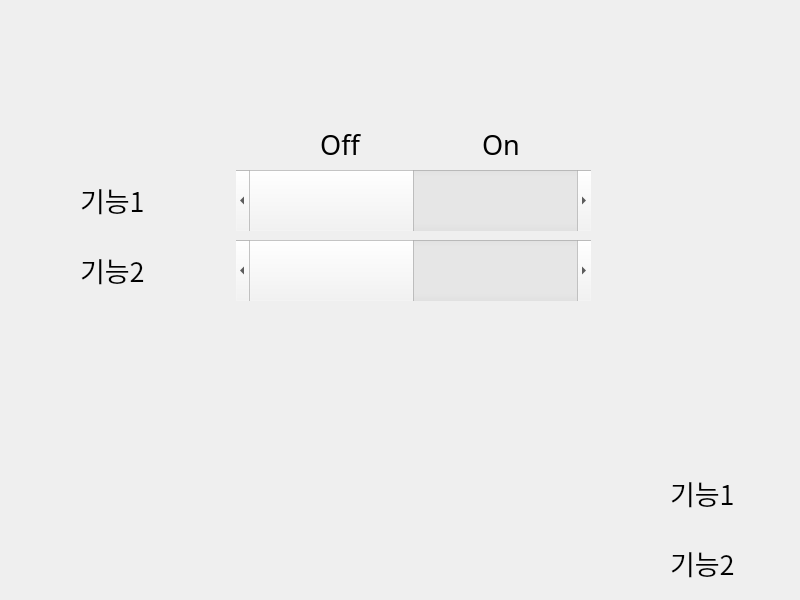
<?xml version="1.0" encoding="UTF-8"?>
<ui version="4.0">
 <class>setting</class>
 <widget class="QWidget" name="setting">
  <property name="geometry">
   <rect>
    <x>0</x>
    <y>0</y>
    <width>800</width>
    <height>600</height>
   </rect>
  </property>
  <property name="windowTitle">
   <string>setting</string>
  </property>
  <widget class="QWidget" name="layoutWidget">
   <property name="geometry">
    <rect>
     <x>80</x>
     <y>240</y>
     <width>511</width>
     <height>61</height>
    </rect>
   </property>
   <layout class="QHBoxLayout" name="horizontalLayout_2">
    <item>
     <widget class="QLabel" name="label2">
      <property name="maximumSize">
       <size>
        <width>150</width>
        <height>50</height>
       </size>
      </property>
      <property name="font">
       <font>
        <family>HY헤드라인M</family>
        <pointsize>20</pointsize>
       </font>
      </property>
      <property name="text">
       <string>기능2</string>
      </property>
     </widget>
    </item>
    <item>
     <widget class="QScrollBar" name="onoff2">
      <property name="sizePolicy">
       <sizepolicy hsizetype="Maximum" vsizetype="Maximum">
        <horstretch>0</horstretch>
        <verstretch>0</verstretch>
       </sizepolicy>
      </property>
      <property name="maximumSize">
       <size>
        <width>500</width>
        <height>100</height>
       </size>
      </property>
      <property name="contextMenuPolicy">
       <enum>Qt::NoContextMenu</enum>
      </property>
      <property name="layoutDirection">
       <enum>Qt::LeftToRight</enum>
      </property>
      <property name="maximum">
       <number>1</number>
      </property>
      <property name="pageStep">
       <number>1</number>
      </property>
      <property name="tracking">
       <bool>true</bool>
      </property>
      <property name="orientation">
       <enum>Qt::Horizontal</enum>
      </property>
      <property name="invertedControls">
       <bool>true</bool>
      </property>
     </widget>
    </item>
   </layout>
  </widget>
  <widget class="QWidget" name="layoutWidget">
   <property name="geometry">
    <rect>
     <x>80</x>
     <y>170</y>
     <width>511</width>
     <height>61</height>
    </rect>
   </property>
   <layout class="QHBoxLayout" name="horizontalLayout">
    <item>
     <widget class="QLabel" name="label1">
      <property name="maximumSize">
       <size>
        <width>150</width>
        <height>50</height>
       </size>
      </property>
      <property name="font">
       <font>
        <family>HY헤드라인M</family>
        <pointsize>20</pointsize>
       </font>
      </property>
      <property name="text">
       <string>기능1</string>
      </property>
     </widget>
    </item>
    <item>
     <widget class="QScrollBar" name="onoff1">
      <property name="sizePolicy">
       <sizepolicy hsizetype="Maximum" vsizetype="Maximum">
        <horstretch>0</horstretch>
        <verstretch>0</verstretch>
       </sizepolicy>
      </property>
      <property name="maximumSize">
       <size>
        <width>500</width>
        <height>100</height>
       </size>
      </property>
      <property name="contextMenuPolicy">
       <enum>Qt::NoContextMenu</enum>
      </property>
      <property name="layoutDirection">
       <enum>Qt::LeftToRight</enum>
      </property>
      <property name="maximum">
       <number>1</number>
      </property>
      <property name="pageStep">
       <number>1</number>
      </property>
      <property name="tracking">
       <bool>true</bool>
      </property>
      <property name="orientation">
       <enum>Qt::Horizontal</enum>
      </property>
      <property name="invertedControls">
       <bool>true</bool>
      </property>
     </widget>
    </item>
   </layout>
  </widget>
  <widget class="QWidget" name="layoutWidget">
   <property name="geometry">
    <rect>
     <x>260</x>
     <y>127</y>
     <width>321</width>
     <height>35</height>
    </rect>
   </property>
   <layout class="QHBoxLayout" name="horizontalLayout_3">
    <item>
     <widget class="QLabel" name="Off">
      <property name="maximumSize">
       <size>
        <width>150</width>
        <height>50</height>
       </size>
      </property>
      <property name="font">
       <font>
        <family>HY헤드라인M</family>
        <pointsize>20</pointsize>
       </font>
      </property>
      <property name="text">
       <string>Off</string>
      </property>
      <property name="alignment">
       <set>Qt::AlignCenter</set>
      </property>
     </widget>
    </item>
    <item>
     <widget class="QLabel" name="On">
      <property name="maximumSize">
       <size>
        <width>150</width>
        <height>50</height>
       </size>
      </property>
      <property name="font">
       <font>
        <family>HY헤드라인M</family>
        <pointsize>20</pointsize>
       </font>
      </property>
      <property name="text">
       <string>On</string>
      </property>
      <property name="alignment">
       <set>Qt::AlignCenter</set>
      </property>
     </widget>
    </item>
   </layout>
  </widget>
  <widget class="QWidget" name="layoutWidget_2">
   <property name="geometry">
    <rect>
     <x>670</x>
     <y>463</y>
     <width>511</width>
     <height>61</height>
    </rect>
   </property>
   <layout class="QHBoxLayout" name="horizontalLayout_4">
    <item>
     <widget class="QLabel" name="label1_2">
      <property name="maximumSize">
       <size>
        <width>150</width>
        <height>50</height>
       </size>
      </property>
      <property name="font">
       <font>
        <family>HY헤드라인M</family>
        <pointsize>20</pointsize>
       </font>
      </property>
      <property name="text">
       <string>기능1</string>
      </property>
     </widget>
    </item>
    <item>
     <widget class="QScrollBar" name="onoff1_2">
      <property name="sizePolicy">
       <sizepolicy hsizetype="Maximum" vsizetype="Maximum">
        <horstretch>0</horstretch>
        <verstretch>0</verstretch>
       </sizepolicy>
      </property>
      <property name="maximumSize">
       <size>
        <width>500</width>
        <height>100</height>
       </size>
      </property>
      <property name="contextMenuPolicy">
       <enum>Qt::NoContextMenu</enum>
      </property>
      <property name="layoutDirection">
       <enum>Qt::LeftToRight</enum>
      </property>
      <property name="maximum">
       <number>1</number>
      </property>
      <property name="pageStep">
       <number>1</number>
      </property>
      <property name="tracking">
       <bool>true</bool>
      </property>
      <property name="orientation">
       <enum>Qt::Horizontal</enum>
      </property>
      <property name="invertedControls">
       <bool>true</bool>
      </property>
     </widget>
    </item>
   </layout>
  </widget>
  <widget class="QWidget" name="layoutWidget_3">
   <property name="geometry">
    <rect>
     <x>850</x>
     <y>420</y>
     <width>321</width>
     <height>35</height>
    </rect>
   </property>
   <layout class="QHBoxLayout" name="horizontalLayout_5">
    <item>
     <widget class="QLabel" name="Off_2">
      <property name="maximumSize">
       <size>
        <width>150</width>
        <height>50</height>
       </size>
      </property>
      <property name="font">
       <font>
        <family>HY헤드라인M</family>
        <pointsize>20</pointsize>
       </font>
      </property>
      <property name="text">
       <string>Off</string>
      </property>
      <property name="alignment">
       <set>Qt::AlignCenter</set>
      </property>
     </widget>
    </item>
    <item>
     <widget class="QLabel" name="On_2">
      <property name="maximumSize">
       <size>
        <width>150</width>
        <height>50</height>
       </size>
      </property>
      <property name="font">
       <font>
        <family>HY헤드라인M</family>
        <pointsize>20</pointsize>
       </font>
      </property>
      <property name="text">
       <string>On</string>
      </property>
      <property name="alignment">
       <set>Qt::AlignCenter</set>
      </property>
     </widget>
    </item>
   </layout>
  </widget>
  <widget class="QWidget" name="layoutWidget_4">
   <property name="geometry">
    <rect>
     <x>670</x>
     <y>533</y>
     <width>511</width>
     <height>61</height>
    </rect>
   </property>
   <layout class="QHBoxLayout" name="horizontalLayout_6">
    <item>
     <widget class="QLabel" name="label2_2">
      <property name="maximumSize">
       <size>
        <width>150</width>
        <height>50</height>
       </size>
      </property>
      <property name="font">
       <font>
        <family>HY헤드라인M</family>
        <pointsize>20</pointsize>
       </font>
      </property>
      <property name="text">
       <string>기능2</string>
      </property>
     </widget>
    </item>
    <item>
     <widget class="QScrollBar" name="onoff2_2">
      <property name="sizePolicy">
       <sizepolicy hsizetype="Maximum" vsizetype="Maximum">
        <horstretch>0</horstretch>
        <verstretch>0</verstretch>
       </sizepolicy>
      </property>
      <property name="maximumSize">
       <size>
        <width>500</width>
        <height>100</height>
       </size>
      </property>
      <property name="contextMenuPolicy">
       <enum>Qt::NoContextMenu</enum>
      </property>
      <property name="layoutDirection">
       <enum>Qt::LeftToRight</enum>
      </property>
      <property name="maximum">
       <number>1</number>
      </property>
      <property name="pageStep">
       <number>1</number>
      </property>
      <property name="tracking">
       <bool>true</bool>
      </property>
      <property name="orientation">
       <enum>Qt::Horizontal</enum>
      </property>
      <property name="invertedControls">
       <bool>true</bool>
      </property>
     </widget>
    </item>
   </layout>
  </widget>
 </widget>
 <resources/>
 <connections/>
</ui>
